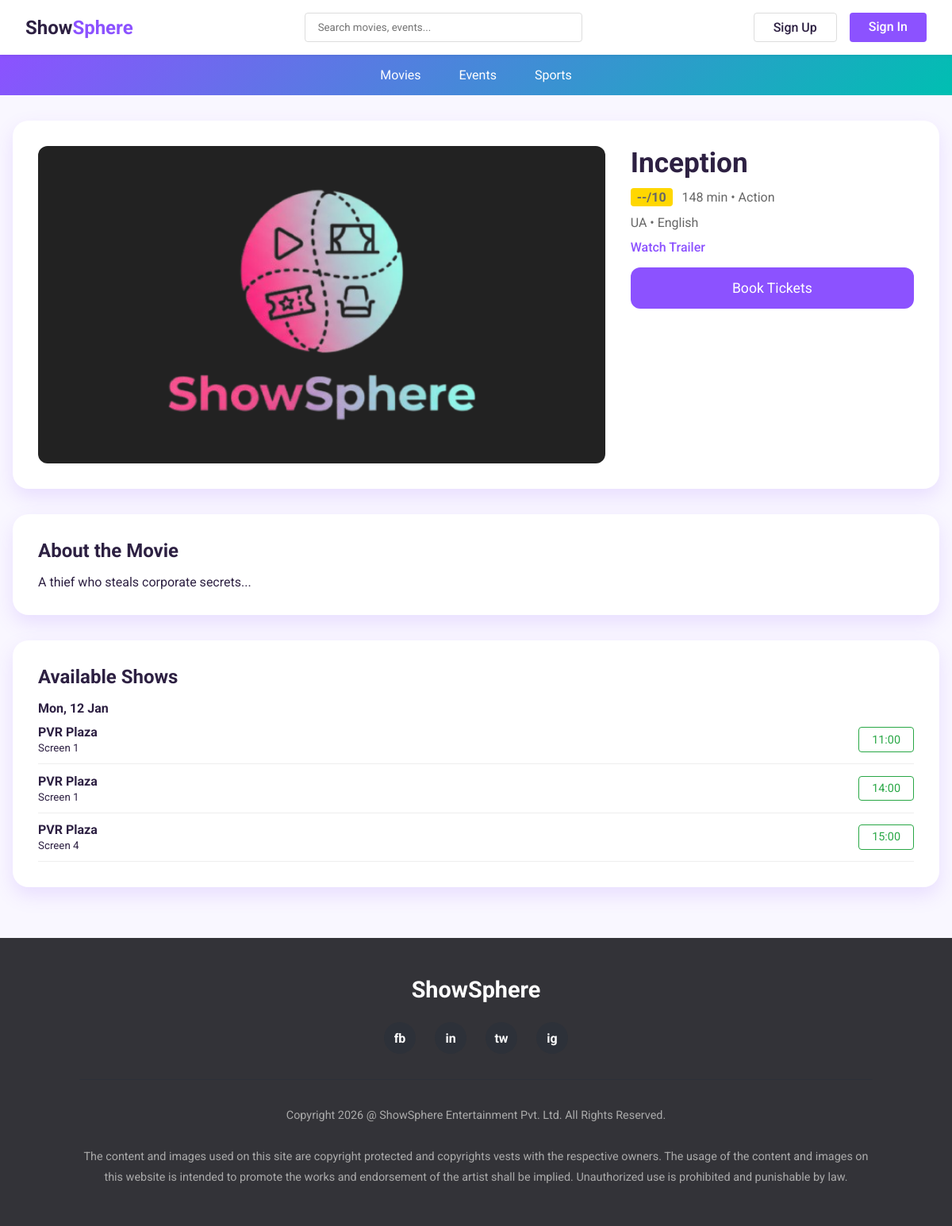
The app's page /movie/2/ with its own data.
### booking/models.py (models this page shows, shortened)
class Movie(models.Model):
    STATUS_CHOICES = [
        ('pending', 'Pending Approval'),
        ('approved', 'Approved'),
        ('rejected', 'Rejected'),
    ]
    CERTIFICATION_CHOICES = [
        ('U', 'U - Universal'),
        ('UA', 'UA - Parental Guidance'),
        ('A', 'A - Adults Only'),
        ('S', 'S - Restricted'),
    ]
    theatre_owner = models.ForeignKey(TheatreOwnerProfile, on_delete=models.CASCADE, related_name='movies')
    title = models.CharField(max_length=200)
    description = models.TextField()
    genre = models.ForeignKey(Genre, on_delete=models.SET_NULL, null=True)
    language = models.ForeignKey(Language, on_delete=models.SET_NULL, null=True)
    duration = models.PositiveIntegerField(help_text='Duration in minutes')
    release_date = models.DateField()
    director = models.CharField(max_length=200, blank=True)
    cast = models.TextField(blank=True, help_text='Main cast members')
    certification = models.CharField(max_length=5, choices=CERTIFICATION_CHOICES, blank=True)
    poster = models.ImageField(upload_to='movie_posters/')
    trailer_url = models.URLField(blank=True, help_text='YouTube trailer URL')
    rating = models.DecimalField(max_digits=3, decimal_places=1, null=True, blank=True,
                                 validators=[MinValueValidator(0), MaxValueValidator(10)])
    status = models.CharField(max_length=20, choices=STATUS_CHOICES, default='pending')
    is_trending = models.BooleanField(default=False)
    created_at = models.DateTimeField(auto_now_add=True)
    updated_at = models.DateTimeField(auto_now=True)
    class Meta:
        ordering = ['-release_date']

class Genre(models.Model):
    name = models.CharField(max_length=50, unique=True)
    category = models.ForeignKey(Category, on_delete=models.CASCADE, related_name='genres')
    class Meta:
        ordering = ['name']

class Language(models.Model):
    name = models.CharField(max_length=50, unique=True)
    code = models.CharField(max_length=10, unique=True)
    class Meta:
        ordering = ['name']

class Show(models.Model):
    SHOW_TYPE_CHOICES = [
        ('event', 'Event Show'),
        ('movie', 'Movie Show'),
    ]
    show_type = models.CharField(max_length=10, choices=SHOW_TYPE_CHOICES)
    event = models.ForeignKey(Event, on_delete=models.CASCADE, null=True, blank=True, related_name='shows')
    venue = models.ForeignKey(Venue, on_delete=models.CASCADE, null=True, blank=True, related_name='shows')
    movie = models.ForeignKey(Movie, on_delete=models.CASCADE, null=True, blank=True, related_name='shows')
    screen = models.ForeignKey(Screen, on_delete=models.CASCADE, null=True, blank=True, related_name='shows')
    show_date = models.DateField()
    show_time = models.TimeField()
    end_time = models.TimeField()
    base_price = models.DecimalField(max_digits=10, decimal_places=2, help_text='Starting price')
    is_active = models.BooleanField(default=True)
    created_at = models.DateTimeField(auto_now_add=True)
    class Meta:
        ordering = ['show_date', 'show_time']

class Screen(models.Model):
    theatre = models.ForeignKey(Theatre, on_delete=models.CASCADE, related_name='screens')
    name = models.CharField(max_length=50, help_text='Screen 1, Audi 2, etc.')
    total_seats = models.PositiveIntegerField()
    screen_type = models.CharField(max_length=50, blank=True, help_text='2D, 3D, IMAX, 4DX, etc.')
    is_active = models.BooleanField(default=True)
    class Meta:
        ordering = ['name']
        unique_together = ['theatre', 'name']

class Theatre(models.Model):
    owner = models.ForeignKey(TheatreOwnerProfile, on_delete=models.CASCADE, related_name='theatres')
    name = models.CharField(max_length=200, help_text='Theatre/Cinema name with location')
    city = models.ForeignKey(City, on_delete=models.CASCADE, related_name='theatres')
    address = models.TextField()
    total_screens = models.PositiveIntegerField()
    facilities = models.TextField(blank=True, help_text='Parking, Food Court, 3D, IMAX, etc.')
    is_active = models.BooleanField(default=True)
    created_at = models.DateTimeField(auto_now_add=True)
    class Meta:
        ordering = ['name']

### booking/views.py (the view)
# urls.py: path('movie/<int:movie_id>/', views.movie_detail, name='movie_detail'),
def movie_detail(request, movie_id):
    movie = get_object_or_404(Movie, id=movie_id, status='approved')
    shows = Show.objects.filter(
        movie=movie,
        show_date__gte=timezone.now().date(),
        is_active=True
    ).select_related('screen__theatre').order_by('show_date', 'show_time')
    context = {
        'movie': movie,
        'shows': shows,
    }
    return render(request, 'movie_detail.html', context)

### templates/movie_detail.html (shortened to what this page needs)
<!DOCTYPE html>
<html lang="en">
<head>
</head>
<body>
    <header class="header">
        <a href="{% url 'booking:home' %}" class="logo">Show<span>Sphere</span></a>
        <div class="search-bar">
            <form action="{% url 'booking:search' %}" method="get">
                <input type="text" name="q" placeholder="Search movies, events..." value="{{ request.GET.q }}">
            </form>
        </div>
        <div class="auth-buttons">
            {% if user.is_authenticated %}
            {% if user.role == 'customer' %}
            <a href="{% url 'booking:customer_dashboard' %}" class="btn btn-outline">Profile</a>
            {% elif user.role == 'organizer' %}
            <a href="{% url 'booking:organizer_dashboard' %}" class="btn btn-outline">Dashboard</a>
            {% elif user.role == 'theatre_owner' %}
            <a href="{% url 'booking:theatre_dashboard' %}" class="btn btn-outline">Dashboard</a>
            {% elif user.role == 'admin' %}
            <a href="{% url 'booking:admin_dashboard' %}" class="btn btn-outline">Admin</a>
            {% endif %}
            <a href="{% url 'booking:logout' %}" class="btn btn-primary">Logout</a>
            {% else %}
            <a href="{% url 'booking:customer_register' %}" class="btn btn-outline">Sign Up</a>
            <a href="{% url 'booking:login' %}" class="btn btn-primary">Sign In</a>
            {% endif %}
        </div>
    </header>
    <nav class="nav-bar">
        <ul class="nav-links">
            <li><a href="{% url 'booking:browse' %}">Movies</a></li>
            <li><a href="{% url 'booking:browse' %}?category=events">Events</a></li>
            <li><a href="{% url 'booking:browse' %}?category=sports">Sports</a></li>
        </ul>
    </nav>
    <main class="detail-container">
        <section class="detail-top">
            <div class="poster">
                {% if movie.poster %}
                <img src="{{ movie.poster.url }}" alt="{{ movie.title }}">
                {% else %}
                <span style="color:white;">No Poster</span>
                {% endif %}
            </div>
            <div class="movie-info">
                <h1>{{ movie.title }}</h1>
                <div class="meta">
                    <span class="rating">{{ movie.rating|default:"--" }}/10</span>
                    {{ movie.duration }} min • {{ movie.genre.name }}
                </div>
                <div class="meta">
                    {{ movie.certification }} • {{ movie.language.name }}
                </div>
                {% if movie.trailer_url %}
                <a href="{{ movie.trailer_url }}" target="_blank"
                    style="color: var(--primary-color); font-weight: 500;">
                     Watch Trailer
                </a>
                {% endif %}
                <button class="book-btn"
                    onclick="document.querySelector('.shows').scrollIntoView({behavior: 'smooth'})">Book
                    Tickets</button>
            </div>
        </section>
        <section class="section">
            <h2>About the Movie</h2>
            <p>{{ movie.description }}</p>
        </section>
        <section class="section shows">
            <h2>Available Shows</h2>
            {% if shows %}
            {% regroup shows by show_date as date_list %}
            {% for date in date_list %}
            <div class="date">{{ date.grouper|date:"D, d M" }}</div>
            {% for show in date.list %}
            <div class="show-item">
                <div>
                    <strong>{{ show.screen.theatre.name }}</strong><br>
                    <small>{{ show.screen.name }}</small>
                </div>
                <a href="{% url 'booking:seat_selection' show.id %}">
                    {{ show.show_time|time:"H:i" }}
                </a>
            </div>
            {% endfor %}
            {% endfor %}
            {% else %}
            <p>No shows available.</p>
            {% endif %}
        </section>
    </main>
    <footer class="footer">
        <div class="footer-logo">ShowSphere</div>
        <div class="social-links">
            <a href="#" class="social-circle">fb</a>
            <a href="#" class="social-circle">in</a>
            <a href="#" class="social-circle">tw</a>
            <a href="#" class="social-circle">ig</a>
        </div>
        <p class="footer-text">
            Copyright 2026 @ ShowSphere Entertainment Pvt. Ltd. All Rights Reserved.
            <br><br>
            The content and images used on this site are copyright protected and copyrights vests with the respective
            owners. The usage of the content and images on this website is intended to promote the works and endorsement
            of the artist shall be implied. Unauthorized use is prohibited and punishable by law.
        </p>
    </footer>
</body>
</html>

### templates/movie_detail.html (style rules this page uses)
:root { --primary-color: #8C52FF; --primary-hover: #7b40f2; --text-color: #2D2042; --text-light: #666; --bg-color: #F9F7FF; --white: #fff; --radius: 20px; --shadow: 0 10px 25px rgba(140, 82, 255, .15); }
* { margin: 0; padding: 0; box-sizing: border-box; font-family: 'Roboto', sans-serif; }
body { background: var(--bg-color); color: var(--text-color); }
a { text-decoration: none; color: inherit; }
.header { background: var(--white); padding: 1rem 2rem; display: flex; justify-content: space-between; align-items: center; position: sticky; top: 0; box-shadow: 0 2px 4px rgba(0, 0, 0, .05); z-index: 100; }
.logo { font-size: 1.5rem; font-weight: 700; }
.logo span { color: var(--primary-color); }
.search-bar form { display: flex; }
.search-bar input { padding: .6rem 1rem; width: 350px; border: 1px solid #ddd; border-radius: 4px; }
.btn { padding: .5rem 1.5rem; border-radius: 4px; border: none; cursor: pointer; font-weight: 500; }
.btn-primary { background: var(--primary-color); color: #fff; }
.btn-outline { background: transparent; border: 1px solid #ddd; }
.auth-buttons { display: flex; gap: 1rem; }
.footer { background-color: #1f2533; color: #abb2bf; padding: 4rem 2rem 3rem; text-align: center; margin-top: auto; }
.footer-logo { color: white; font-size: 1.8rem; font-weight: 700; margin-bottom: 1.5rem; }
.social-links { display: flex; justify-content: center; gap: 1.5rem; margin-bottom: 2rem; }
.social-circle { width: 40px; height: 40px; border-radius: 50%; background: #2d3139; display: flex; align-items: center; justify-content: center; color: white; font-weight: 700; transition: all 0.3s; }
.footer-text { font-size: 0.9rem; line-height: 1.8; border-top: 1px solid #2d3139; padding-top: 2rem; max-width: 1000px; margin: 0 auto; }
.nav-bar { background: linear-gradient(135deg, #8C52FF, #00BFB2); padding: 1rem; color: white; }
.nav-links { display: flex; justify-content: center; gap: 3rem; list-style: none; }
.detail-container { max-width: 1200px; margin: 2rem auto; padding: 0 1rem; display: flex; flex-direction: column; gap: 2rem; }
.detail-top { display: flex; gap: 2rem; background: var(--white); padding: 2rem; border-radius: var(--radius); box-shadow: var(--shadow); flex-wrap: wrap; }
.poster { flex: 2; min-width: 300px; height: 400px; border-radius: 12px; overflow: hidden; background: #222; display: flex; align-items: center; justify-content: center; }
.poster img { width: 100%; height: 100%; object-fit: cover; }
.movie-info { flex: 1; min-width: 250px; }
.movie-info h1 { font-size: 2.2rem; margin-bottom: .5rem; }
.meta { margin: .8rem 0; color: var(--text-light); }
.rating { background: gold; padding: 2px 8px; border-radius: 4px; font-weight: bold; margin-right: .5rem; }
.book-btn { margin-top: 1rem; width: 100%; padding: 1rem; font-size: 1.1rem; background: var(--primary-color); color: white; border-radius: 12px; border: none; cursor: pointer; }
.section { background: var(--white); padding: 2rem; border-radius: var(--radius); box-shadow: var(--shadow); }
.section h2 { margin-bottom: 1rem; }
.shows .date { margin-top: 1rem; font-weight: bold; }
.show-item { display: flex; justify-content: space-between; align-items: center; padding: .7rem 0; border-bottom: 1px solid #eee; }
.show-item a { padding: .4rem 1rem; border: 1px solid #28a745; color: #28a745; border-radius: 4px; font-size: .9rem; }
.footer { background: #333338; color: #aaa; padding: 3rem; text-align: center; margin-top: 4rem; }

### records on screen
Movie: poster (picture), title "Inception", rating "--", duration "148", genre.name "Action", certification "UA", language.name "English", description "A thief who steals corporate secrets..."
Show: grouper "Mon, 12 Jan", screen.theatre.name "PVR Plaza", screen.name "Screen 1", show_time "11:00"
Show: screen.theatre.name "PVR Plaza", screen.name "Screen 1", show_time "14:00"
Show: screen.theatre.name "PVR Plaza", screen.name "Screen 4", show_time "15:00"
